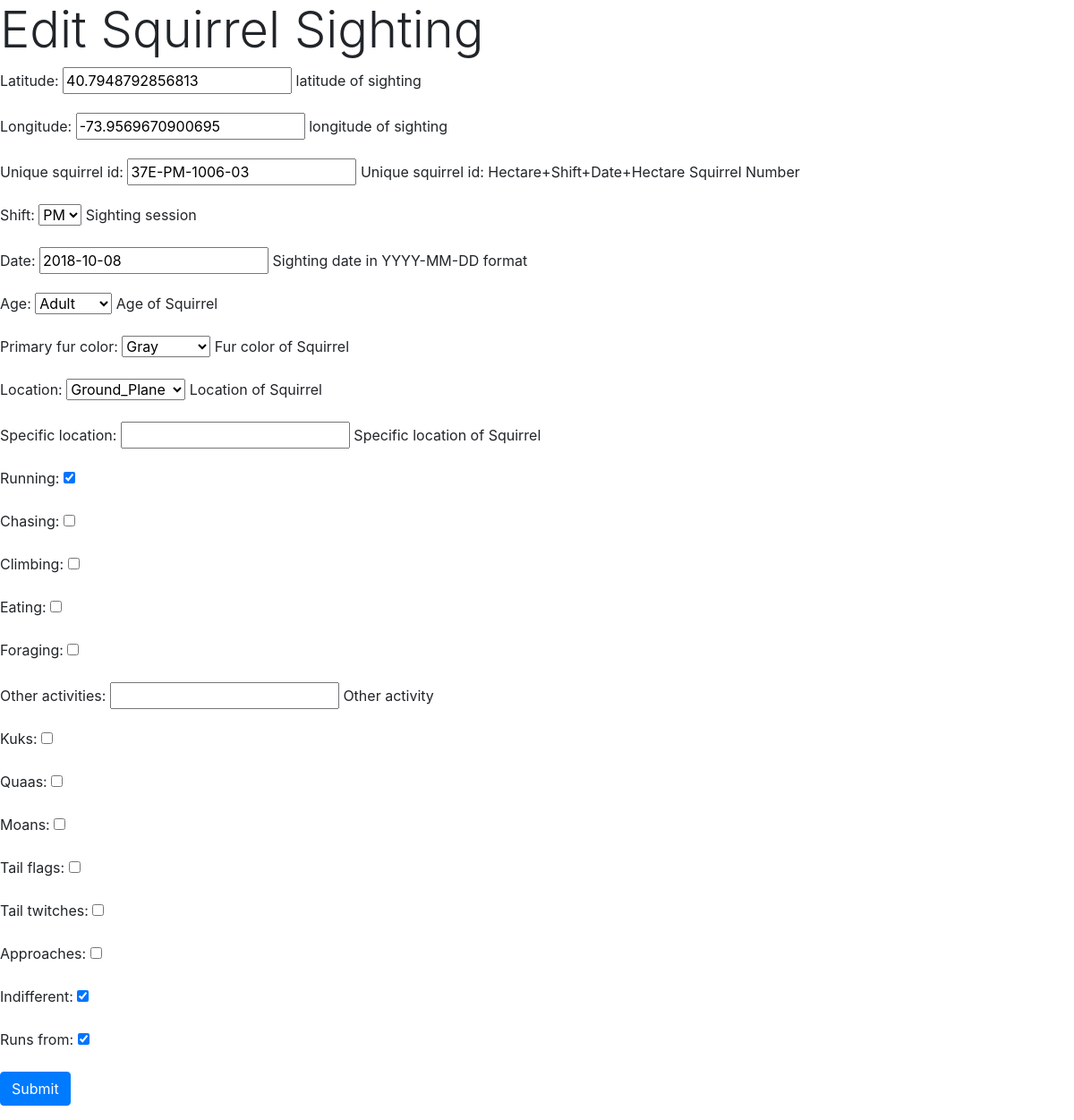
Page /park/sightings/37E-PM-1006-03/ on the committed database.
### park/models.py (models this page shows)
class Squirrel(models.Model):
    Latitude = models.FloatField(
        help_text = _('latitude of sighting'),
    )
    Longitude = models.FloatField(
        help_text = _('longitude of sighting'),
    )
    unique_squirrel_id = models.CharField(
        primary_key=True,
        max_length=32,
        help_text=_("Unique squirrel id: Hectare+Shift+Date+Hectare Squirrel Number")
    )
    PM = 'pm'
    AM = 'am'
    Shift_CHOICES = (
        (PM, 'PM'),
        (AM, 'AM'),
    )
    Shift = models.CharField(
        max_length=2,
        choices=Shift_CHOICES,
        default=AM,
        help_text=_("Sighting session"),
    )
    Date = models.DateField(
        help_text = _("Sighting date in YYYY-MM-DD format"),
    )
    ADULT = 'adult'
    JUVENILE = 'juvenile'
    Age_CHOICES = (
        (ADULT, 'Adult'),
        (JUVENILE, 'Juvenile'),
        ('', ''),
    )
    Age = models.CharField(
        max_length=16,
        choices=Age_CHOICES,
        default=ADULT,
        help_text=_("Age of Squirrel"),
        null=True,
        blank=True,
    )
    GRAY="gray"
    BLACK="black"
    CINNAMON="cinnamon"
    FUR_CHOICES=(
        (GRAY,"Gray"),
        (BLACK,"Black"),
        (CINNAMON,"Cinnamon"),
        ('',''),
    )
    Primary_fur_color = models.CharField(
        max_length=16,
        choices=FUR_CHOICES,
        default=GRAY,
        help_text=_("Fur color of Squirrel"),
        null=True,
        blank=True,
    )
    GROUND_PLANE="ground_plane"
    ABOVE_GROUND="above_ground"
    LOC_CHOICES=(
        (GROUND_PLANE,"Ground_Plane"),
        (ABOVE_GROUND,"Above_Ground"),
        ('','')
    )
    Location = models.CharField(
        max_length=20,
        choices=LOC_CHOICES,
        default=GROUND_PLANE,
        help_text=_("Location of Squirrel"),
        null=True,
        blank=True,
    )
    Specific_location = models.CharField(
        max_length=20,
        help_text=_("Specific location of Squirrel"),
        null=True,
        blank=True,
    )
    Running = models.BooleanField(
        default=False,
    )
    Chasing = models.BooleanField(
        default=False,
    )
    Climbing = models.BooleanField(
        default=False,
    )
    Eating = models.BooleanField(
        default=False,
    )
    Foraging = models.BooleanField(
        default=False,
    )
    Other_activities = models.CharField(
        max_length=20,
        help_text=_("Other activity"),
        null=True,
        blank=True,
    )
    Kuks = models.BooleanField(
        default=False,
    )
    Quaas = models.BooleanField(
        default=False,
    )
    Moans = models.BooleanField(
        default=False,
    )
    Tail_flags = models.BooleanField(
        default=False,
    )
    Tail_twitches = models.BooleanField(
        default=False,
    )
    Approaches = models.BooleanField(
        default=False,
    )
    Indifferent = models.BooleanField(
        default=False,
    )
    Runs_from = models.BooleanField(
        default=False,
    )

### park/views.py (the view)
# urls.py: path('sightings/<str:pk>/',views.edit_squirrel,name='edit_squirrel'),
def edit_squirrel(request, pk):
    squirrel = get_object_or_404(Squirrel, pk=pk)
    if request.method == 'POST':
        form = SquirrelForm(request.POST, instance=squirrel)
        if form.is_valid():
            form.save()
            return redirect('park:all_squirrels')
    else:
        form = SquirrelForm(instance=squirrel)
    context = {
        'form':form,
    }
    return render(request, 'park/edit.html', context)

### park/forms.py
class SquirrelForm(ModelForm):
    class Meta:
        model = Squirrel
        fields = '__all__'

### park/templates/park/edit.html (shortened to what this page needs)
<!doctype>
<html>
	<head>
		<link rel="stylesheet" href="https://maxcdn.bootstrapcdn.com/bootstrap/4.0.0/css/bootstrap.min.css">
		</head>
	<body>
		<h1 class="display-4"> Edit Squirrel Sighting </h1>
		<form method="POST">
			{{ form.as_p }}
			<input type="submit" class="btn btn-primary" name="Submit" value="Submit">
		</form>
	</body>
</html>

### rows in the picture
Squirrel: Latitude "40.7948792856813", Longitude "-73.9569670900695", unique_squirrel_id "37E-PM-1006-03", Shift "PM", Date "2018-10-08", Age "Adult", Primary_fur_color "Gray", Location "Ground_Plane", Running "☑", Indifferent "☑", Runs_from "☑"
